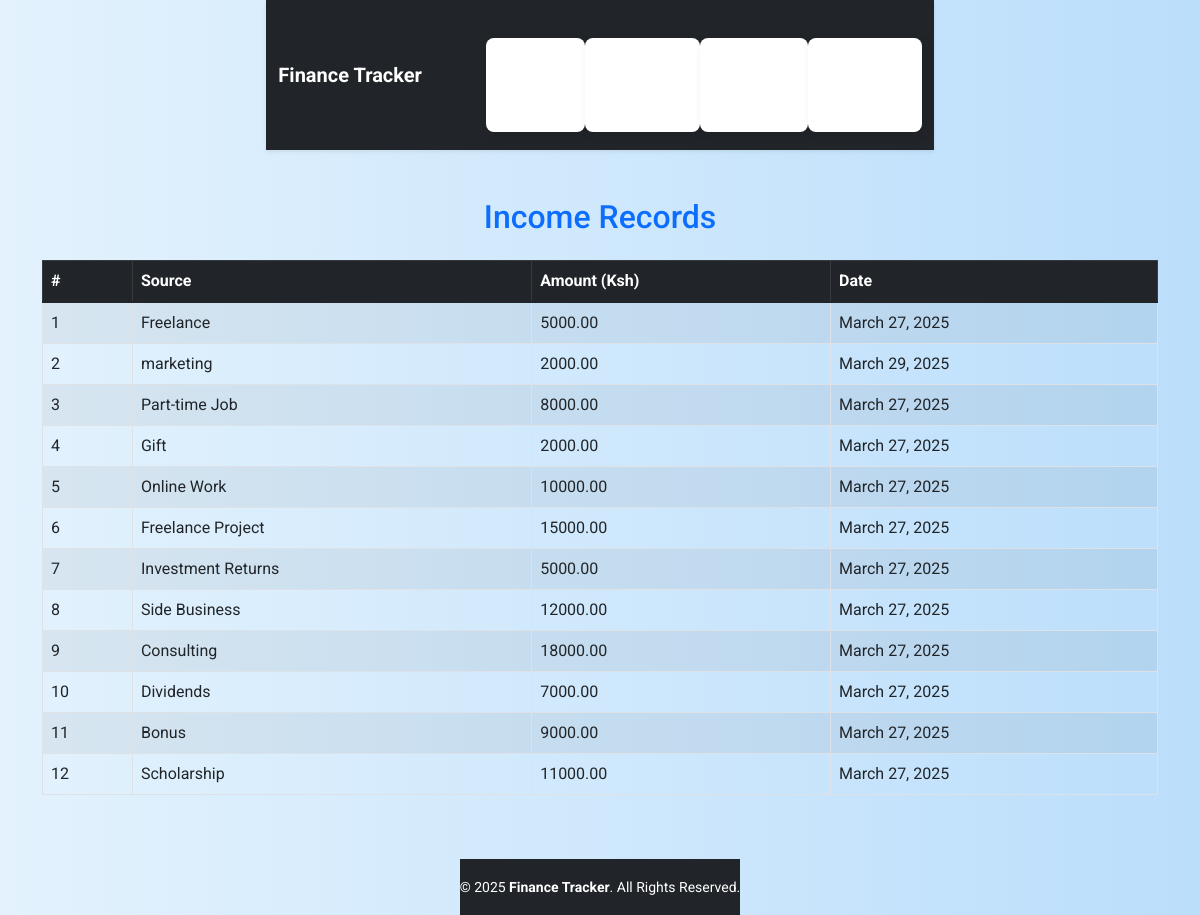
Page /income/ on the earlier database version.
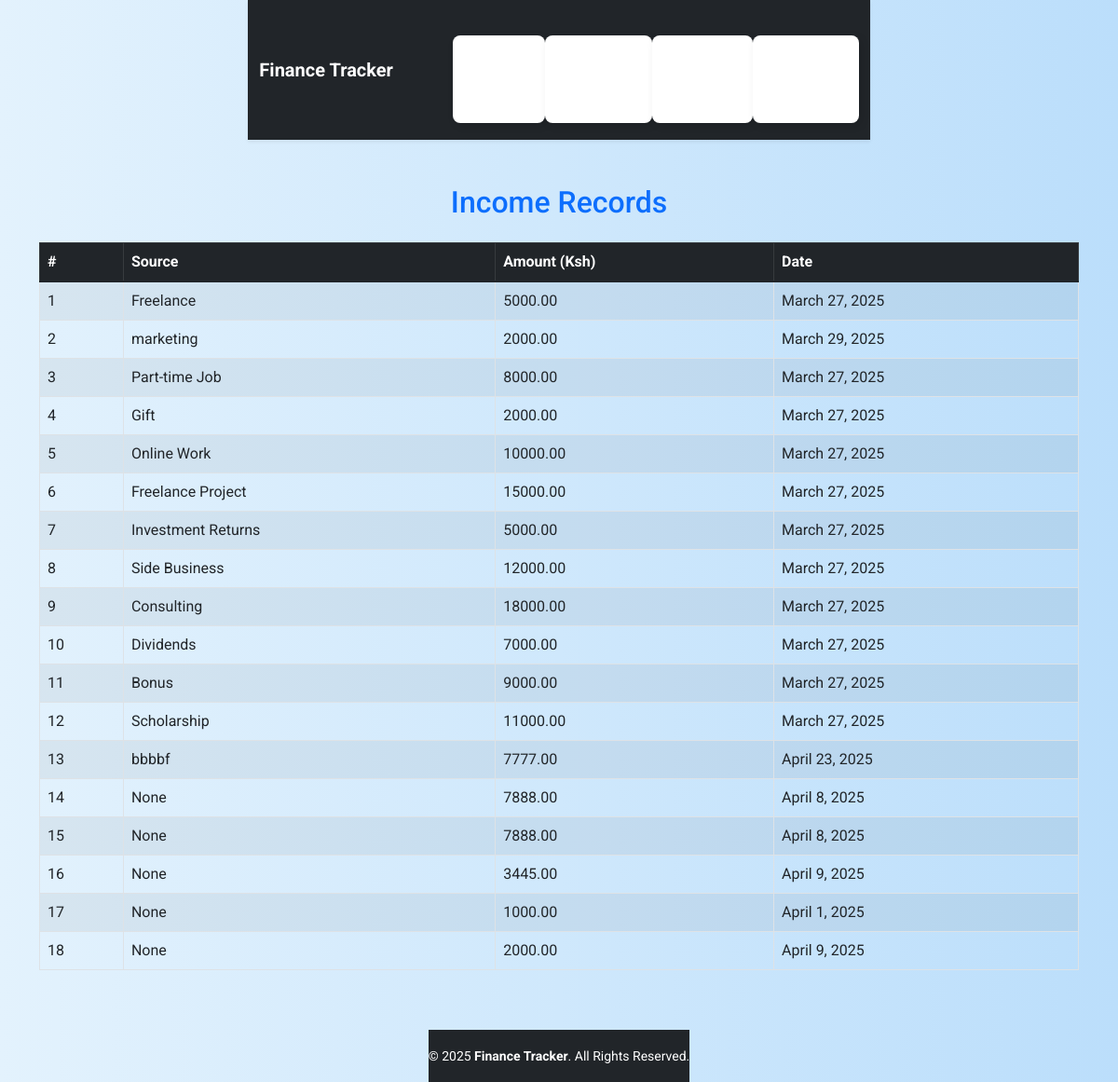
Same page on the later database version.
### tracker/models.py (models this page shows, shortened)
class Income(models.Model):
    source = models.CharField(max_length=100)
    amount = models.DecimalField(max_digits=10, decimal_places=2)
    date = models.DateField()
    description = models.CharField(max_length=100)

### tracker/views.py (the view)
# urls.py: path('income/', views.income_list, name='income_list'),
def income_list(request):
    incomes = Income.objects.all()
    return render(request, 'tracker/income_list.html', {'incomes': incomes})

### tracker/templates/tracker/income_list.html (shortened to what this page needs)
{% extends "base.html" %}
{% block content %}
    <h2 class="text-center text-primary mb-4">Income Records</h2>
    {% if incomes %}
        <div class="table-responsive">
            <table class="table table-striped table-bordered">
                <thead class="table-dark">
                    <tr>
                        <th>#</th>
                        <th>Source</th>
                        <th>Amount (Ksh)</th>
                        <th>Date</th>
                    </tr>
                </thead>
                <tbody>
                    {% for income in incomes %}
                        <tr>
                            <td>{{ forloop.counter }}</td>
                            <td>{{ income.source }}</td>
                            <td>{{ income.amount }}</td>
                            <td>{{ income.date }}</td>
                        </tr>
                    {% endfor %}
                </tbody>
            </table>
        </div>
    {% else %}
        <div class="alert alert-warning text-center" role="alert">
            No income records found.
        </div>
    {% endif %}
{% endblock %}

### tracker/templates/tracker/base.html (shortened to what this page needs)
{% load static %}
<!DOCTYPE html>
<html lang="en">
<head>
    <link rel="stylesheet" href="https://cdn.jsdelivr.net/npm/bootstrap@5.1.3/dist/css/bootstrap.min.css">
    <link rel="stylesheet" href="{% static 'css/style.css' %}">
</head>
<body style="font-family: 'Roboto', sans-serif;">
    <header>
        <nav class="navbar navbar-expand-lg navbar-dark bg-dark shadow-sm">
            <div class="container-fluid">
                <a class="navbar-brand fw-bold" href="#">Finance Tracker</a>
                <div class="collapse navbar-collapse justify-content-end" id="navbarNav">
                    <ul class="navbar-nav">
                        <li class="nav-item">
                            <a class="nav-link active" aria-current="page" href="{% url 'tracker:income_list' %}">Income</a>
                        </li>
                        <li class="nav-item">
                            <a class="nav-link" href="{% url 'tracker:expense_list' %}">Expenses</a>
                        </li>
                        <li class="nav-item">
                            <a class="nav-link" href="{% url 'tracker:add_income' %}">Add Income</a>
                        </li>
                        <li class="nav-item">
                            <a class="nav-link" href="{% url 'tracker:add_expense' %}">Add Expense</a>
                        </li>
                    </ul>
                </div>
            </div>
        </nav>
    </header>
    <main class="container mt-5">
        {% block content %}
        {% endblock %}
    </main>
    <footer class="bg-dark text-white text-center py-3 mt-5">
        <small>&copy; 2025 <strong>Finance Tracker</strong>. All Rights Reserved.</small>
    </footer>
</body>
</html>

### tracker/static/style.css (style rules this page uses)
body { font-family: "Poppins", Arial, sans-serif; margin: 0; padding: 0; background: linear-gradient(to right, #e3f2fd, #bbdefb); color: #333; display: flex; flex-direction: column; align-items: center; }
ul { list-style-type: none; padding: 0; width: 90%; max-width: 600px; margin-top: 20px; }
li { background: white; padding: 15px; margin: 10px 0; border-radius: 8px; box-shadow: 3px 3px 10px rgba(0, 0, 0, 0.1); display: flex; justify-content: space-between; align-items: center; transition: transform 0.2s ease-in-out; }

Differences in the rows shown:
added Income: source "bbbbf", amount "7777.00", date "April 23, 2025"
added Income: source "None", amount "7888.00", date "April 8, 2025"
added Income: source "None", amount "7888.00", date "April 8, 2025"
added Income: source "None", amount "3445.00", date "April 9, 2025"
added Income: source "None", amount "1000.00", date "April 1, 2025"
added Income: source "None", amount "2000.00", date "April 9, 2025"
